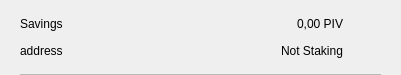
<?xml version="1.0" encoding="UTF-8"?>
<ui version="4.0">
 <class>CSRow</class>
 <widget class="QWidget" name="CSRow">
  <property name="geometry">
   <rect>
    <x>0</x>
    <y>0</y>
    <width>401</width>
    <height>75</height>
   </rect>
  </property>
  <property name="windowTitle">
   <string>Form</string>
  </property>
  <layout class="QVBoxLayout" name="verticalLayout">
   <property name="spacing">
    <number>0</number>
   </property>
   <property name="leftMargin">
    <number>20</number>
   </property>
   <property name="topMargin">
    <number>10</number>
   </property>
   <property name="rightMargin">
    <number>20</number>
   </property>
   <property name="bottomMargin">
    <number>0</number>
   </property>
   <item>
    <widget class="QWidget" name="info" native="true">
     <property name="minimumSize">
      <size>
       <width>0</width>
       <height>0</height>
      </size>
     </property>
     <layout class="QHBoxLayout" name="horizontalLayout_3">
      <property name="leftMargin">
       <number>0</number>
      </property>
      <property name="topMargin">
       <number>0</number>
      </property>
      <property name="rightMargin">
       <number>0</number>
      </property>
      <property name="bottomMargin">
       <number>10</number>
      </property>
      <item>
       <widget class="QWidget" name="container" native="true">
        <property name="minimumSize">
         <size>
          <width>0</width>
          <height>0</height>
         </size>
        </property>
        <layout class="QVBoxLayout" name="verticalLayout_2">
         <property name="spacing">
          <number>0</number>
         </property>
         <property name="leftMargin">
          <number>0</number>
         </property>
         <property name="topMargin">
          <number>0</number>
         </property>
         <property name="rightMargin">
          <number>0</number>
         </property>
         <property name="bottomMargin">
          <number>0</number>
         </property>
         <item>
          <layout class="QHBoxLayout" name="horizontalLayout">
           <item>
            <widget class="QLabel" name="labelName">
             <property name="text">
              <string>Savings</string>
             </property>
            </widget>
           </item>
           <item>
            <spacer name="horizontalSpacer">
             <property name="orientation">
              <enum>Qt::Horizontal</enum>
             </property>
             <property name="sizeHint" stdset="0">
              <size>
               <width>40</width>
               <height>20</height>
              </size>
             </property>
            </spacer>
           </item>
           <item>
            <widget class="QLabel" name="labelAmount">
             <property name="text">
              <string>0,00 PIV</string>
             </property>
            </widget>
           </item>
          </layout>
         </item>
         <item>
          <layout class="QHBoxLayout" name="horizontalLayout_2">
           <item>
            <widget class="QLabel" name="labelAddress">
             <property name="text">
              <string>address</string>
             </property>
            </widget>
           </item>
           <item>
            <spacer name="horizontalSpacer_2">
             <property name="orientation">
              <enum>Qt::Horizontal</enum>
             </property>
             <property name="sizeHint" stdset="0">
              <size>
               <width>40</width>
               <height>20</height>
              </size>
             </property>
            </spacer>
           </item>
           <item>
            <widget class="QLabel" name="labelStaking">
             <property name="text">
              <string>Not Staking</string>
             </property>
            </widget>
           </item>
          </layout>
         </item>
        </layout>
       </widget>
      </item>
      <item alignment="Qt::AlignHCenter|Qt::AlignVCenter">
       <widget class="QPushButton" name="pushButtonMenu">
        <property name="minimumSize">
         <size>
          <width>24</width>
          <height>24</height>
         </size>
        </property>
        <property name="maximumSize">
         <size>
          <width>32</width>
          <height>32</height>
         </size>
        </property>
        <property name="styleSheet">
         <string notr="true">border:none; background-color:transparent;</string>
        </property>
        <property name="text">
         <string/>
        </property>
        <property name="icon">
         <iconset resource="resource.qrc">
          <normaloff>://ic-menu-hover</normaloff>://ic-menu-hover</iconset>
        </property>
        <property name="iconSize">
         <size>
          <width>24</width>
          <height>24</height>
         </size>
        </property>
       </widget>
      </item>
     </layout>
    </widget>
   </item>
   <item>
    <widget class="QLabel" name="lblDivisory">
     <property name="minimumSize">
      <size>
       <width>0</width>
       <height>1</height>
      </size>
     </property>
     <property name="maximumSize">
      <size>
       <width>16777215</width>
       <height>1</height>
      </size>
     </property>
     <property name="styleSheet">
      <string notr="true">background-color:#bababa;</string>
     </property>
     <property name="text">
      <string/>
     </property>
     <property name="alignment">
      <set>Qt::AlignBottom|Qt::AlignLeading|Qt::AlignLeft</set>
     </property>
    </widget>
   </item>
  </layout>
 </widget>
 <resources/>
 <connections/>
</ui>
